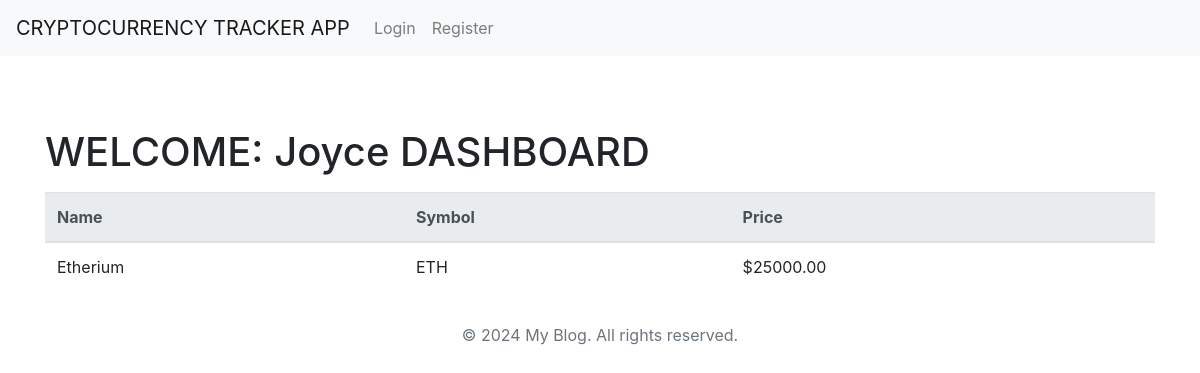
Screenshot of /dashboard/ (signed in) with the database file from the repository.
### portfolio/models.py (models this page shows, shortened)
class Cryptocurrency(models.Model):
    name = models.CharField(max_length=50)
    symbol = models.CharField(max_length=10, unique=True)
    price = models.DecimalField(max_digits=10, decimal_places=2)

### portfolio/views.py (the view)
# urls.py: path('dashboard/', dashboard, name='dashboard'),
@login_required
def dashboard(request):
    try:
        portfolio = Portfolio.objects.get(user=request.user)
        cryptocurrencies = portfolio.cryptocurrencies.all()
    except Portfolio.DoesNotExist:
        cryptocurrencies = None
    context = {
        'cryptocurrencies': cryptocurrencies,
        'user': request.user.username,
    }
    return render(request, 'portfolio/dashboard.html', context)

### portfolio/templates/portfolio/dashboard.html
{% extends 'portfolio/base.html' %}
{% block content %}
  <h1 class="mt-5">WELCOME: {{ user }} DASHBOARD</h1>
  {% if cryptocurrencies %}
    <table class="table mt-3">
      <thead class="thead-light">
        <tr>
          <th scope="col">Name</th>
          <th scope="col">Symbol</th>
          <th scope="col">Price</th>
        </tr>
      </thead>
      <tbody>
        {% for crypto in cryptocurrencies %}
          <tr>
            <td>{{ crypto.name }}</td>
            <td>{{ crypto.symbol }}</td>
            <td>${{ crypto.price }}</td>
          </tr>
        {% endfor %}
      </tbody>
    </table>
  {% else %}
    <div class="alert alert-info" role="alert">
        You haven't added any cryptocurrencies to your portfolio yet!
    </div>
    <a href="{% url 'add-to-portfolio' %}">Add Cryptocurrencies to Portfolio</a>
  {% endif %}
{% endblock %}

### rows the page displays
Cryptocurrency: name "Etherium", symbol "ETH", price "25000.00"

### other values shown
{{ user }} "Joyce"
